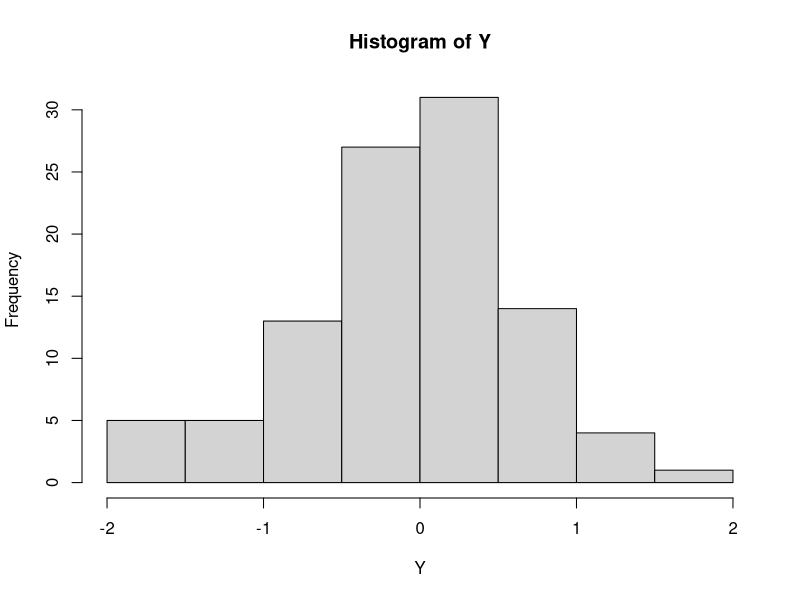

The R source for this figure:
## ---- chunk 1
knitr::opts_chunk$set(echo = TRUE)
## ---- chunk 2
Y<- rnorm( 100)
hist( Y)
